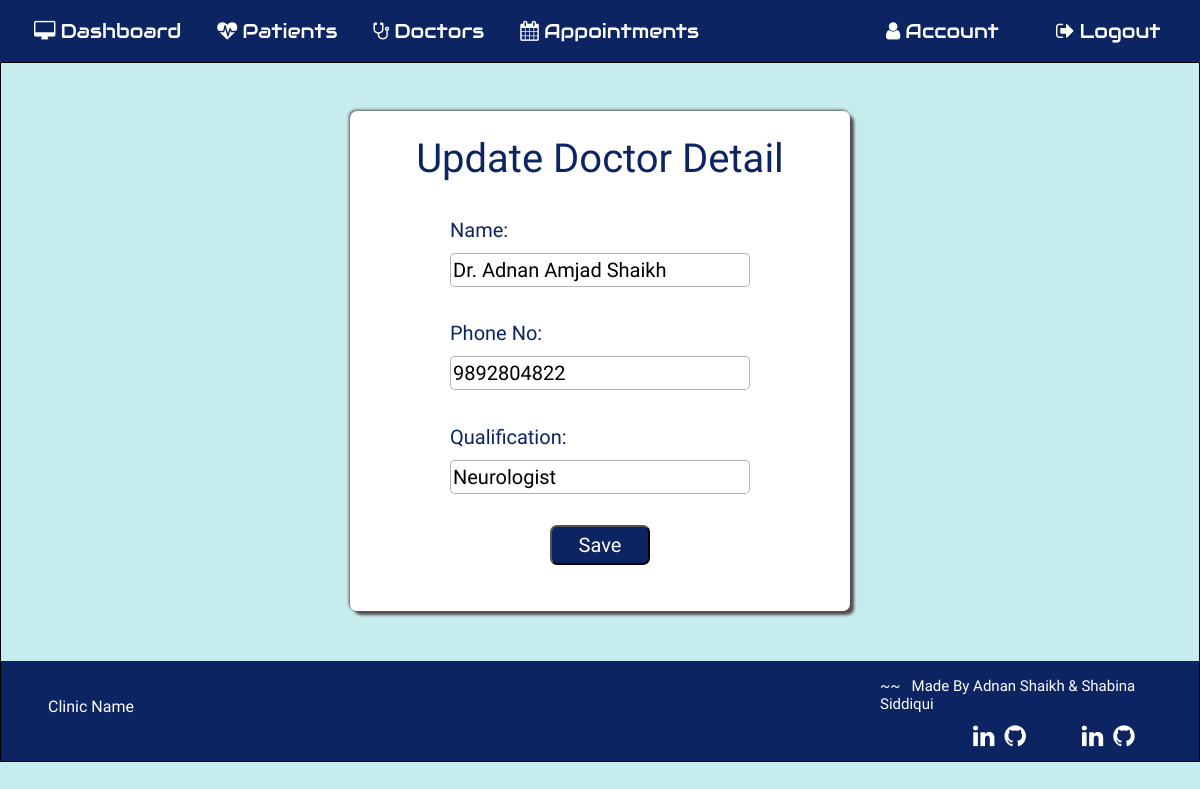
Page /editdoctor/1 (signed in) on the earlier database version.
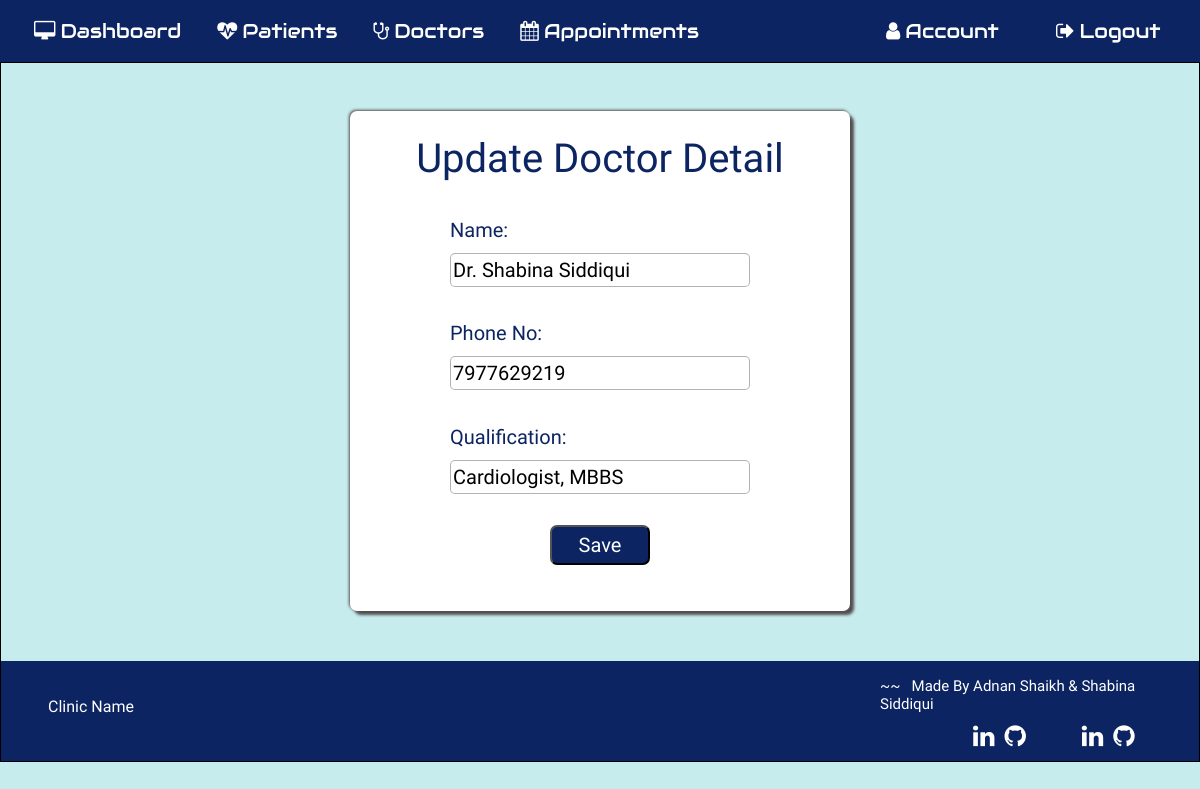
Same page on the later database version.
### application/routes.py (models this page shows, shortened)
class Doctor(db.Model):
  __tablename__ = 'Doctor'
  id = db.Column(db.Integer, primary_key=True)
  dname = db.Column(db.String(20))
  dphone = db.Column(db.String(20))
  dqual = db.Column(db.String(100))
  profileimage = db.Column(db.String(20), nullable=False, default='default.jpg')

### application/routes.py (the view, shortened to what this page needs)
@app.route('/editdoctor/<id>', methods=['GET', 'POST'])
def editdoctor(id):
  if 'username' in session:
    editdoc = Doctor.query.filter_by( id = id )
    return render_template('editdoctor.html', editdoc=editdoc)

### application/templates/editdoctor.html
{% extends 'layout.html' %}
{% include "includes/nav.html" %} {% block content %}
<section id="adddoctor">
  <div class="form-style form-doc">
    <h1 class="mt-4">Update Doctor Detail</h1>
    {% for edit in editdoc %}
    <form action="" method="POST">
      <div class="inner-form inner-editdoc mt-4">
      <div class="form-input">
        <label for="ndname">Name:&nbsp;</label>
        <input type="text" class="text1" id="dname" name="ndname" value="{{edit.dname}}" />
      </div>
      <div class="form-input">
        <label for="ndphone">Phone No:&nbsp;</label>
        <input
          type="number"
          class="text1"
          id="dphone"
          maxlength="12"
          min="10"
          name="ndphone"
          value="{{edit.dphone}}"
        />
      </div>
      <div class="form-input">
        <label for="ndqual">Qualification:&nbsp;</label>
        <input type="text" id="dqual" class="text1" name="ndqual" value="{{edit.dqual}}">
      </div>
      <div class="form-input btn-submit">
        <button class="button" type="submit">Save</button>
      </div>
    </form>
    {% endfor %}
  </div></div>
  {% include "includes/footer.html" %}
</section>
{% endblock %}

Differences in the rows shown:
changed Doctor: ndname "Dr. Adnan Amjad Shaikh" → "Dr. Shabina Siddiqui"; ndphone "9892804822" → "7977629219"; ndqual "Neurologist" → "Cardiologist, MBBS"
